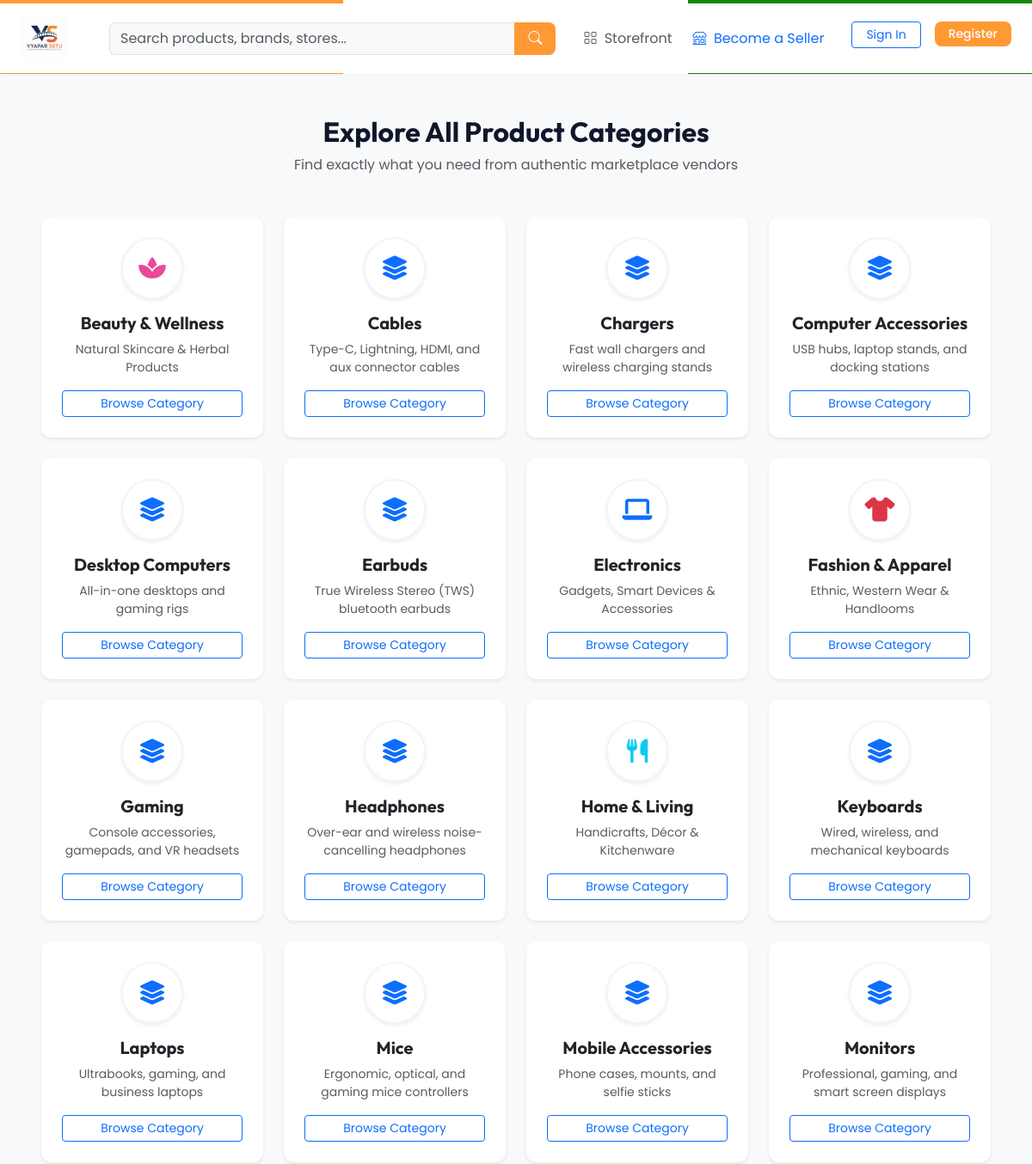
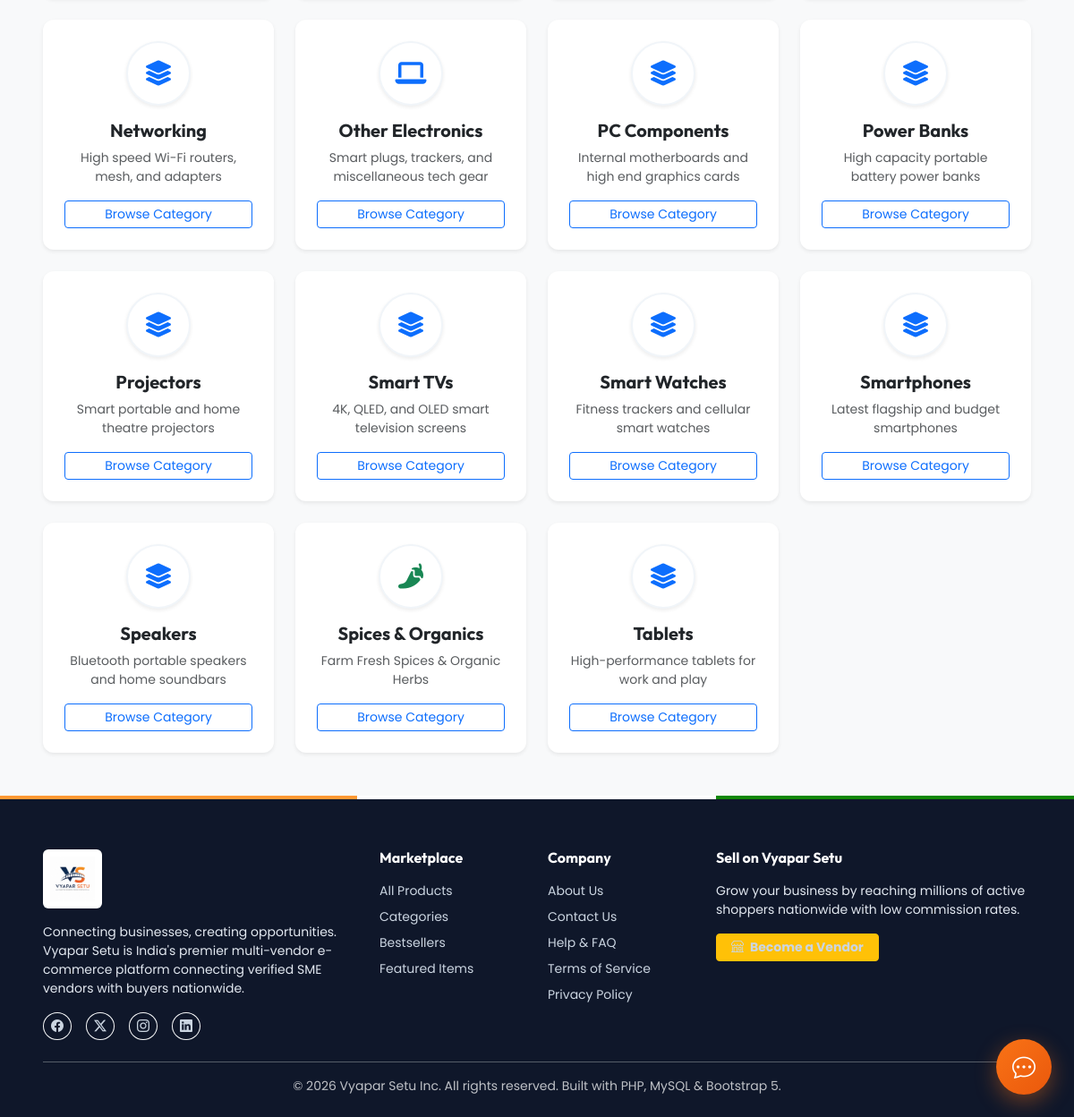
The app's page /category.php with its own data (2 pictures, top to bottom).
### tables this page shows
CREATE TABLE `categories` (
  `id` INT AUTO_INCREMENT PRIMARY KEY,
  `name` VARCHAR(80) NOT NULL UNIQUE,
  `slug` VARCHAR(80) NOT NULL UNIQUE,
  `icon` VARCHAR(50) DEFAULT 'bi-box',
  `parent_id` INT DEFAULT NULL,
  `image` VARCHAR(255) DEFAULT NULL,
  `description` TEXT DEFAULT NULL,
  `created_at` TIMESTAMP DEFAULT CURRENT_TIMESTAMP,
  FOREIGN KEY (`parent_id`) REFERENCES `categories`(`id`) ON DELETE SET NULL
);

### includes/functions.php (called while the page is built, shortened)
<?php
function sanitize($data) {
    return htmlspecialchars(trim($data), ENT_QUOTES, 'UTF-8');
}

### category.php (the view, shortened to what this page needs)
<?php
require_once __DIR__ . '/includes/header.php';
require_once __DIR__ . '/includes/functions.php';
$db = getDBConnection();
$categories = $db->query("SELECT * FROM categories ORDER BY name ASC")->fetchAll();
?>
<?php include __DIR__ . '/includes/navbar.php'; ?>
<?php
function getCategoryIconHTML($catName) {
    $name = strtolower($catName);
    if (strpos($name, 'electron') !== false) {
        return '<i class="fa-solid fa-laptop text-primary fs-3"></i>';
    } elseif (strpos($name, 'fashion') !== false) {
        return '<i class="fa-solid fa-shirt text-danger fs-3"></i>';
    } elseif (strpos($name, 'handicraft') !== false) {
        return '<i class="fa-solid fa-palette text-warning fs-3"></i>';
    } elseif (strpos($name, 'spice') !== false || strpos($name, 'organic') !== false) {
        return '<i class="fa-solid fa-pepper-hot text-success fs-3"></i>';
    } elseif (strpos($name, 'kitchen') !== false || strpos($name, 'home') !== false) {
        return '<i class="fa-solid fa-utensils text-info fs-3"></i>';
    } elseif (strpos($name, 'beauty') !== false || strpos($name, 'herbal') !== false) {
        return '<i class="fa-solid fa-spa fs-3" style="color: #ec4899;"></i>';
    } elseif (strpos($name, 'footwear') !== false || strpos($name, 'leather') !== false) {
        return '<i class="fa-solid fa-shoe-prints text-dark fs-3"></i>';
    } elseif (strpos($name, 'book') !== false || strpos($name, 'stationery') !== false) {
        return '<i class="fa-solid fa-book fs-3" style="color: #6366f1;"></i>';
    } else {
        return '<i class="fa-solid fa-layer-group text-primary fs-3"></i>';
    }
}
?>
<main class="py-5 bg-light">
  <div class="container-fluid px-lg-5">
    <div class="text-center mb-5">
      <h2 class="fw-bold">Explore All Product Categories</h2>
      <p class="text-muted">Find exactly what you need from authentic marketplace vendors</p>
    </div>
    <div class="row g-4">
      <?php foreach ($categories as $cat): ?>
        <div class="col-md-4 col-lg-3">
          <div class="card card-custom p-4 text-center h-100 border-0 shadow-sm hover-top">
            <div class="bg-white rounded-circle shadow-sm mx-auto mb-3 d-flex align-items-center justify-content-center" style="width: 72px; height: 72px; border: 2px solid #f1f5f9;">
              <?= getCategoryIconHTML($cat['name']) ?>
            </div>
            <h5 class="fw-bold text-dark mb-2"><?= sanitize($cat['name']) ?></h5>
            <p class="text-muted small mb-3"><?= sanitize($cat['description'] ?: 'Explore top products in this category.') ?></p>
            <a href="shop.php?category=<?= $cat['id'] ?>" class="btn btn-outline-primary btn-sm mt-auto fw-600">Browse Category</a>
          </div>
        </div>
      <?php endforeach; ?>
    </div>
  </div>
</main>
<?php include __DIR__ . '/includes/footer.php'; ?>

### styles.css (style rules this page uses)
:root { --primary-50: #FFF8F2; --primary-100: #FFE3D1; --primary-500: #FF9933; --primary-600: #EA580C; --primary-700: #C2410C; --navy-900: #0F172A; --navy-800: #1E293B; --navy-700: #334155; --navy-600: #475569; --accent-gold: #F59E0B; --accent-emerald: #138808; --accent-rose: #F43F5E; --accent-indigo: #0A1172; --bg-main: #F8FAFC; --bg-card: #FFFFFF; --bg-glass: rgba(255, 255, 255, 0.85); --border-light: #E2E8F0; --border-focus: #CBD5E1; --text-main: #0F172A; --text-muted: #64748B; --text-inverse: #FFFFFF; --shadow-sm: 0 1px 3px rgba(15, 23, 42, 0.06); --shadow-md: 0 4px 12px rgba(15, 23, 42, 0.08); --shadow-lg: 0 12px 28px rgba(15, 23, 42, 0.12); --shadow-glow: 0 0 20px rgba(249, 115, 22, 0.25); --radius-sm: 6px; --radius-md: 12px; --radius-lg: 18px; --radius-xl: 24px; --radius-full: 9999px; --transition-fast: 0.2s cubic-bezier(0.4, 0, 0.2, 1); --transition-normal: 0.3s cubic-bezier(0.4, 0, 0.2, 1); }
*, *::before, *::after { box-sizing: border-box; margin: 0; padding: 0; }
body { font-family: 'Plus Jakarta Sans', sans-serif; background-color: var(--bg-main); color: var(--text-main); line-height: 1.5; -webkit-font-smoothing: antialiased; min-height: 100vh; display: flex; flex-direction: column; }
h1, h2, h3, h4, h5, h6 { font-family: 'Outfit', sans-serif; font-weight: 700; color: var(--navy-900); }
a { color: inherit; text-decoration: none; }

### assets/css/style.css (style rules this page uses)
:root { --primary: #FF9933; --primary-hover: #EA580C; --primary-light: #FFF8F2; --secondary: #0A1172; --secondary-hover: #1a237e; --accent: #138808; --bg-main: #F8FAFC; --card-bg: #FFFFFF; --text-dark: #0F172A; --text-muted: #64748B; --border-color: #E2E8F0; --shadow-sm: 0 1px 3px rgba(0,0,0,0.05); --shadow-md: 0 4px 6px -1px rgba(0,0,0,0.07), 0 2px 4px -1px rgba(0,0,0,0.04); --shadow-lg: 0 10px 15px -3px rgba(0, 0, 0, 0.08), 0 4px 6px -2px rgba(0, 0, 0, 0.04); --radius-sm: 8px; --radius-md: 12px; --radius-lg: 16px; }
body { font-family: 'Poppins', sans-serif; background-color: var(--bg-main); color: var(--text-dark); min-height: 100vh; display: flex; flex-direction: column; }
main { flex: 1; }
.card-custom { background: var(--card-bg); border: 1px solid var(--border-color); border-radius: var(--radius-md); box-shadow: var(--shadow-sm); transition: transform 0.2s ease, box-shadow 0.2s ease; }

### records on screen
categories: name "Beauty & Wellness", description "Natural Skincare & Herbal Products"
categories: name "Cables", description "Type-C, Lightning, HDMI, and aux connector cables"
categories: name "Chargers", description "Fast wall chargers and wireless charging stands"
categories: name "Computer Accessories", description "USB hubs, laptop stands, and docking stations"
categories: name "Desktop Computers", description "All-in-one desktops and gaming rigs"
categories: name "Earbuds", description "True Wireless Stereo (TWS) bluetooth earbuds"
categories: name "Electronics", description "Gadgets, Smart Devices & Accessories"
categories: name "Fashion & Apparel", description "Ethnic, Western Wear & Handlooms"
categories: name "Gaming", description "Console accessories, gamepads, and VR headsets"
categories: name "Headphones", description "Over-ear and wireless noise-cancelling headphones"
categories: name "Home & Living", description "Handicrafts, Décor & Kitchenware"
categories: name "Keyboards", description "Wired, wireless, and mechanical keyboards"
categories: name "Laptops", description "Ultrabooks, gaming, and business laptops"
categories: name "Mice", description "Ergonomic, optical, and gaming mice controllers"
categories: name "Mobile Accessories", description "Phone cases, mounts, and selfie sticks"
categories: name "Monitors", description "Professional, gaming, and smart screen displays"
categories: name "Networking", description "High speed Wi-Fi routers, mesh, and adapters"
categories: name "Other Electronics", description "Smart plugs, trackers, and miscellaneous tech gear"
categories: name "PC Components", description "Internal motherboards and high end graphics cards"
categories: name "Power Banks", description "High capacity portable battery power banks"
categories: name "Projectors", description "Smart portable and home theatre projectors"
categories: name "Smart TVs", description "4K, QLED, and OLED smart television screens"
categories: name "Smart Watches", description "Fitness trackers and cellular smart watches"
categories: name "Smartphones", description "Latest flagship and budget smartphones"
categories: name "Speakers", description "Bluetooth portable speakers and home soundbars"
categories: name "Spices & Organics", description "Farm Fresh Spices & Organic Herbs"
categories: name "Tablets", description "High-performance tablets for work and play"
